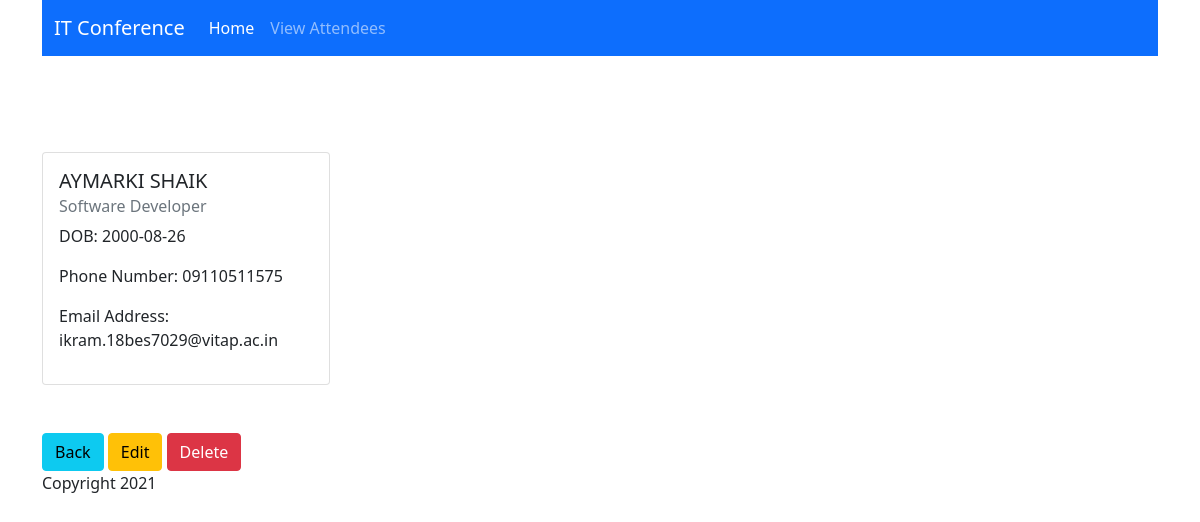
The app's page /view.php?id=8 with its own data.
### tables this page shows
CREATE TABLE `attendee` (
  `Attendee_ID` int(11) NOT NULL,
  `firstname` varchar(100) NOT NULL,
  `lastname` varchar(100) NOT NULL,
  `DOB` date NOT NULL,
  `EmailAddress` varchar(100) NOT NULL,
  `ContactNumber` varchar(20) NOT NULL,
  `Speciality_id` int(11) NOT NULL
);

CREATE TABLE `speciality_id` (
  `Speciality_id` int(11) NOT NULL,
  `name` varchar(50) NOT NULL
);

### DB/conn.php (called while the page is built)
<?php
    $host = 'sql6.freemysqlhosting.net';
    $db = 'sql6421502';
    $user = 'sql6421502';
    $pass = '2iRwY49h8F';
    $charset = 'utf8mb4';
    $dsn = "mysql:host=$host;dbname=$db;charset=$charset";
    try{
        $pdo = new PDO($dsn, $user, $pass);
        $pdo->setAttribute(PDO::ATTR_ERRMODE, PDO::ERRMODE_EXCEPTION);
    } catch(PDOException $e) {
        throw new PDOException($e->getMessage());
    }
    require_once 'crud.php';
    $crud =new crud($pdo);
?>

### DB/crud.php (called while the page is built, shortened)
<?php
    class crud{
        private $db;
        function __construct($conn){
            $this->db=$conn;
        }
        public function getAttendeeDetails($id){
            try{
                $sql = "SELECT * FROM `attendee` a inner join speciality_id s on a.Speciality_id = s.Speciality_id where Attendee_id = :id";
                $stmt = $this->db->prepare($sql);
                $stmt->bindparam(':id',$id);
                $stmt->execute();
                $result = $stmt->fetch();
                return $result;
            }catch(PDOException $e){
                echo $e->getmessage();
                return false;
            }
        }
    }
?>

### view.php (the view, shortened to what this page needs)
<?php
require_once "includes/header.php" ;
require_once "db/conn.php";
if(!isset($_GET['id'])){
    echo "<h1 class= 'text-danger'>Please Check Details and try agian</h1>";
}
else{
    $id = $_GET['id'];
    $result = $crud->getAttendeeDetails($id);
?>
<br>
<br>
<br>
<div class="card" style="width: 18rem;">
  <div class="card-body">
    <h5 class="card-title">
    <?php
        echo $result['firstname'].' '.$result['lastname'];
    ?>
    </h5>
    <h6 class="card-subtitle mb-2 text-muted">
    <?php
        echo $result['name']
    ?>
    </h6>
    <p class="card-text">
        DOB: <?php echo $result['DOB']?>
    </p>
    <p class="card-text">
        Phone Number: <?php echo $result['ContactNumber']?>
    </p>
    <p class="card-text">
        Email Address: <?php echo $result['EmailAddress']?>
    </p>
  </div>
</div>
<br>
<br>
        <a href="viewrecords.php" class="btn btn-info">Back</a>
        <a href="edit.php?id=<?php echo $result['Attendee_ID']?>" class="btn btn-warning">Edit</a>
        <a onclick="return confirm('Are you sure you want to delete this record?')" href="delete.php?id=<?php echo $result['Attendee_ID']?>" class="btn btn-danger">Delete</a>
<?php } ?>
<?php require_once "includes/footer.php" ?>

### records on screen
attendee: firstname "AYMARKI", lastname "SHAIK", Speciality.name "Software Developer", DOB "2000-08-26", ContactNumber "09110511575", EmailAddress "ikram.18bes7029@vitap.ac.in"
